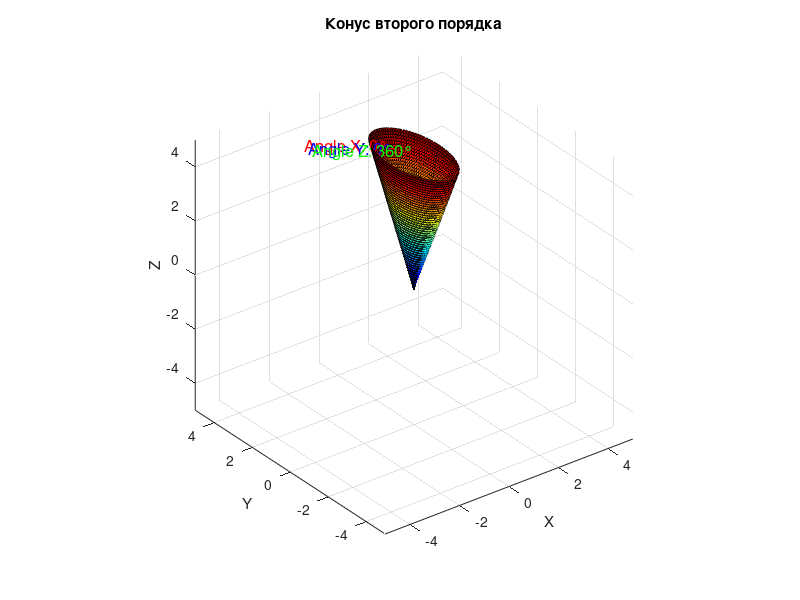

Source code (MATLAB):
% Параметры
a = 1; b = 2; c = 1.5; h = 5;

% Создание сетки для построения конуса
theta = linspace(0, 2*pi, 100);   % Углы для круговых сечений
z = linspace(0, h, 50);           % Высота от 0 до h
[Z, Theta] = meshgrid(z, theta);
% Исходные координаты (будем использовать их в каждой анимации)
X0 = (Z / h) * a .* cos(Theta);
Y0 = (Z / h) * b .* sin(Theta);
Z0 = Z;

% Создание фигуры
figure;
hold on;
axis equal;
xlabel('X'); ylabel('Y'); zlabel('Z');
title('Конус второго порядка');
grid on;
axis([-5 5 -5 5 -5 h]);  % Фиксированные пределы осей
view(3);                % Фиксированный 3D вид

% Отображаем исходный конус
hConus = surf(X0, Y0, Z0);
colormap jet;

% Создание текстовых меток для отображения углов
hAngleX = text(-2.5, 2.5, h, 'Angle X: 0°', 'Color', 'black', 'FontSize', 12);
hAngleY = text(-2.5, 2.3, h, 'Angle Y: 0°', 'Color', 'black', 'FontSize', 12);
hAngleZ = text(-2.5, 2.1, h, 'Angle Z: 0°', 'Color', 'black', 'FontSize', 12);

% Функции поворота
rotateX = @(theta) [1, 0, 0; 0, cos(theta), -sin(theta); 0, sin(theta), cos(theta)];
rotateY = @(theta) [cos(theta), 0, sin(theta); 0, 1, 0; -sin(theta), 0, cos(theta)];
rotateZ = @(theta) [cos(theta), -sin(theta), 0; sin(theta), cos(theta), 0; 0, 0, 1];

%% Анимация: Вращение вокруг оси X
for angleX = 0:1:360
    rad = deg2rad(angleX);                  % Перевод в радианы
    R = rotateX(rad);                       % Матрица поворота вокруг X
    % Применяем поворот к исходным координатам
    rotatedXYZ = [X0(:), Y0(:), Z0(:)] * R';
    X_rot = reshape(rotatedXYZ(:,1), size(X0));
    Y_rot = reshape(rotatedXYZ(:,2), size(Y0));
    Z_rot = reshape(rotatedXYZ(:,3), size(Z0));
    
    % Обновляем график конуса
    set(hConus, 'XData', X_rot, 'YData', Y_rot, 'ZData', Z_rot);
    
    % Обновляем текстовые метки: только угол по оси X меняется, Y и Z равны 0
    set(hAngleX, 'String', sprintf('Angle X: %d°', angleX));
    set(hAngleY, 'String', 'Angle Y: 0°');
    set(hAngleZ, 'String', 'Angle Z: 0°');
    
    % Изменяем цвет метки, если угол кратен 45°
    if mod(angleX,45)==0
        set(hAngleX, 'Color', 'red');
    else
        set(hAngleX, 'Color', 'black');
    end
    
    pause(0.01);
end

pause(1);  % Пауза между анимациями

%% Анимация: Вращение вокруг оси Y
for angleY = 0:1:360
    rad = deg2rad(angleY);
    R = rotateY(rad);                       % Матрица поворота вокруг Y
    rotatedXYZ = [X0(:), Y0(:), Z0(:)] * R';
    X_rot = reshape(rotatedXYZ(:,1), size(X0));
    Y_rot = reshape(rotatedXYZ(:,2), size(Y0));
    Z_rot = reshape(rotatedXYZ(:,3), size(Z0));
    
    set(hConus, 'XData', X_rot, 'YData', Y_rot, 'ZData', Z_rot);
    
    % Обновляем метки: угол по оси Y меняется, X и Z равны 0
    set(hAngleX, 'String', 'Angle X: 0°');
    set(hAngleY, 'String', sprintf('Angle Y: %d°', angleY));
    set(hAngleZ, 'String', 'Angle Z: 0°');
    
    if mod(angleY,45)==0
        set(hAngleY, 'Color', 'blue');
    else
        set(hAngleY, 'Color', 'black');
    end
    
    pause(0.01);
end

pause(1);

%% Анимация: Вращение вокруг оси Z
for angleZ = 0:1:360
    rad = deg2rad(angleZ);
    R = rotateZ(rad);                       % Матрица поворота вокруг Z
    rotatedXYZ = [X0(:), Y0(:), Z0(:)] * R';
    X_rot = reshape(rotatedXYZ(:,1), size(X0));
    Y_rot = reshape(rotatedXYZ(:,2), size(Y0));
    Z_rot = reshape(rotatedXYZ(:,3), size(Z0));
    
    set(hConus, 'XData', X_rot, 'YData', Y_rot, 'ZData', Z_rot);
    
    % Обновляем метки: угол по оси Z меняется, X и Y равны 0
    set(hAngleX, 'String', 'Angle X: 0°');
    set(hAngleY, 'String', 'Angle Y: 0°');
    set(hAngleZ, 'String', sprintf('Angle Z: %d°', angleZ));
    
    if mod(angleZ,45)==0
        set(hAngleZ, 'Color', 'green');
    else
        set(hAngleZ, 'Color', 'black');
    end
    
    pause(0.01);
end
